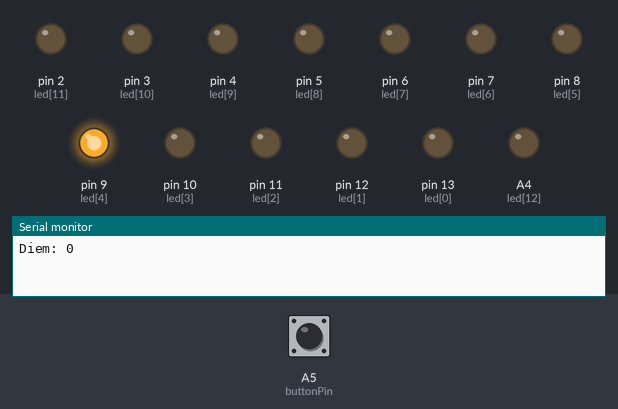
Bench run of a sketch on a simulated Arduino Uno, built with avr-gcc and run on an emulated ATmega328P. Shown: output pins drawn as LEDs (lit = HIGH), the last lines printed to the serial monitor. Dashed ring = blinking. The test bench sets the inputs (shaded band); at power-on: A5 (buttonPin) LOW.

Above: at 2.8 s.
2.9 s: A5 (buttonPin) pulled HIGH for 0.65 s
At 6.4 s:
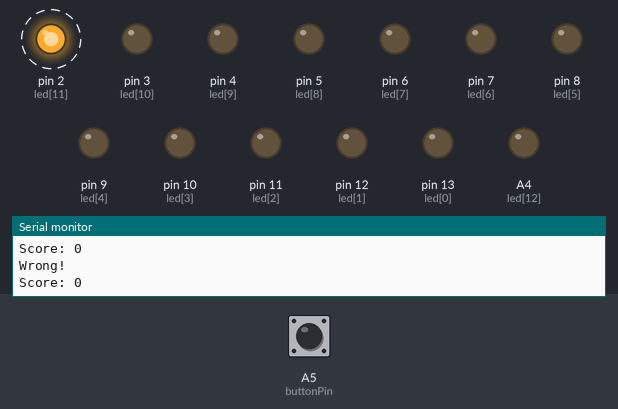
9.1 s: A5 (buttonPin) pulled HIGH for 3.2 s
At 14.0 s:
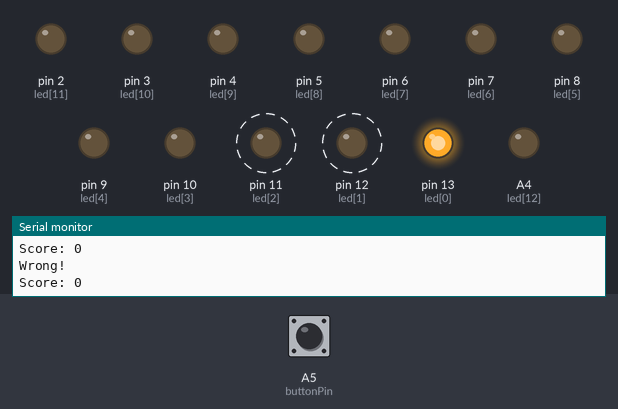
Timing chart, 0 to 19.8 s (numbered marks = the images above; inputs shaded):
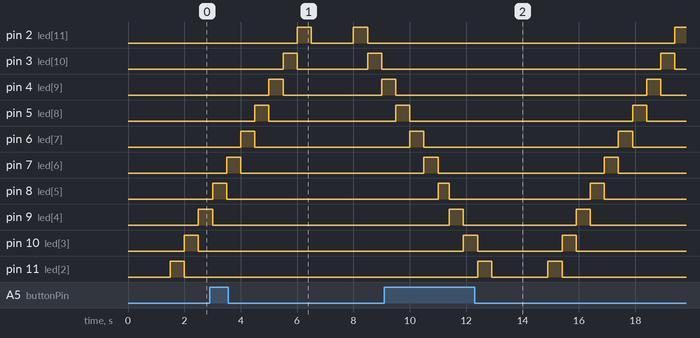

The sketch:

cau2.ino
```cpp
const int buttonPin = A5;
int led[13] = {13, 12, 11, 10, 9, 8, 7, 6, 5, 4, 3, 2, A4};
const int differentColorLED = 7;

int currentLed = 0;
int score = 0;
int speed = 500;

void proc()
{
  digitalWrite(led[currentLed], HIGH);
  delay(speed);
  digitalWrite(led[currentLed], LOW);

  int buttonState = digitalRead(buttonPin);

  if (buttonState == HIGH && led[currentLed] == differentColorLED) {
    score++;
    speed -= 100; // Tăng tốc độ
    Serial.println("Correct!");
    Serial.print("Score: ");
    Serial.println(score);
  } else if (buttonState == HIGH) {
    if (score > 0)
    {
        score--;
        speed += 100; // Giảm tốc độ
    }
    Serial.println("Wrong!");
    Serial.print("Score: ");
    Serial.println(score);
  }
  speed = constrain(speed, 100, 1000);
}

void setup() {
  Serial.begin(9600);
  pinMode(buttonPin, INPUT);
  for (int i = 0; i < 13; i++) {
    pinMode(led[i], OUTPUT);
  }
  Serial.print("Diem: ");
  Serial.println(score);
}

void loop() {
  // Hiển thị đèn tại vị trí hiện tại
  digitalWrite(led[currentLed], HIGH);

  delay(speed);

  digitalWrite(led[currentLed], LOW);

  for (; currentLed < 13; currentLed++)
    proc();

  for (; currentLed >= 1; currentLed--)
    proc();

}
```

Measured:
- by itself, pin 5 (led[8]): alternates HIGH for 0.50 s and LOW for 7.9 s
- by itself, pin 6 (led[7]): alternates HIGH for 0.50 s and LOW for 6.9 s
- by itself, pin 7 (led[6]): alternates HIGH for 0.50 s and LOW for 5.9 s
- by itself, pin 8 (led[5]): alternates HIGH for 0.45 s and LOW for 5.0 s
- by itself, pin 9 (led[4]): alternates HIGH for 0.50 s and LOW for 4.0 s
- by itself, pin 10 (led[3]): alternates HIGH for 0.50 s and LOW for 3.0 s
- by itself, pin 11 (led[2]): alternates HIGH for 0.50 s and LOW for 2.0 s, 4 changes in all, then stays LOW
